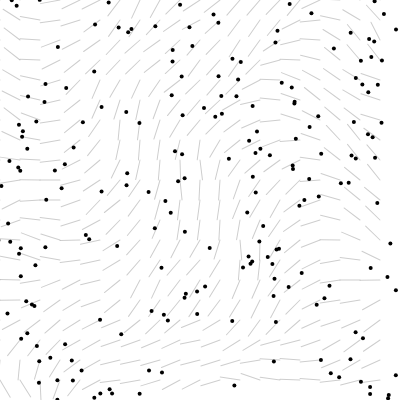
Frame 1 (no input)
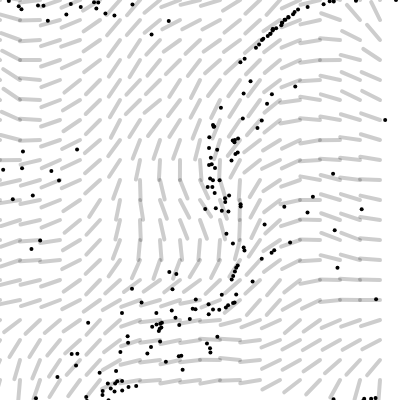
Frame 60 (no input)
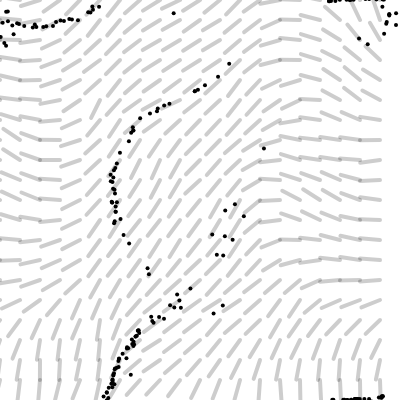
Frame 120 (the mouse pressed at the canvas centre since frame 60)

The p5.js sketch that drew these frames (run headless with seeded random() and noise() and a simulated clock; from frame 60 on, the mouse is pressed at the canvas centre):

// p5.js sketch
// ── sketch.js
"use strict";
//noise(xoff, yoff)
//每个小方块是一个vector，有方向
var inc = 0.1;
var scl = 20; //scale
var cols, rows;

var zoff = 0; //the time
var fr;

var particles = [];

var flowfield = [];

function setup() {
  createCanvas(400, 400);
  cols = floor(width / scl);
  rows = floor(height / scl); //floor得最近整数
  fr = createP(''); //createParagraoh

  flowfield = new Array(cols * rows);
  
  for (var i = 0 ; i < 200; i++) {
    particles[i] = new Particle();
  }
  
}

function draw() {
  background(255);
  // randomSeed(10);
  var yoff = 0;
  for (var y = 0; y < rows; y++) {
    var xoff = 0;
    for (var x = 0; x < cols; x++) {
      var index = (x + y * cols) ;
      var angle = noise(xoff, yoff, zoff) * TWO_PI;
      var v = p5.Vector.fromAngle(angle); //PI/2);
      v.setMag(5);//不要太快
      flowfield[index] = v;
      
      push();
      stroke(0,50);
      translate(x * scl, y * scl);
      rotate(v.heading());
      line(0, 0, scl, 0)
      pop();
      /*test grids
      //noStroke();
      fill(r);
      rect(x * scl, y * scl, scl, scl); // test: we should have a grid of rects
      */
      xoff += inc;
    }
    yoff += inc;

    zoff += 0.0003;
  }

  for (var i = 0; i < particles.length; i++) {
    particles[i].follow(flowfield);
    particles[i].update();
    particles[i].show();
    particles[i].edges();
  }
  fr.html(floor(frameRate()));
}
// ── particle.js
"use strict";

class Particle{
  
  constructor(){
    this.pos = createVector(random(width),random(height));
    this.vel = createVector(0,0);//p5.Vector.random2D();//createVector(0,0);
    this.acc = createVector(0,0);
    this.maxVel = 4;
  }
  
  update(){
    this.vel.add(this.acc);
    this.vel.limit(this.maxVel);
    this.pos.add(this.vel);
    this.acc.mult(0);
  }
  
  follow(vectors){ //vectors is an array of vectors
    var x = floor(this.pos.x / scl);
    var y = floor(this.pos.y / scl);
    var index = x + y * cols;
    var force = vectors[index];
    this.applyForce(force);
  }
  
  applyForce(force){
    this.acc.add(force);
  }
  
  show(){
    stroke(0);
    strokeWeight(4);
    point(this.pos.x,this.pos.y);
  }
  
  edges(){
    if(this.pos.x > width) this.pos.x = 0;
    if(this.pos.x < 0) this.pos.x = width;
    if(this.pos.y > height) this.pos.y = 0;
    if(this.pos.y < 0) this.pos.y = height;
    this.pos.x = constrain(this.pos.x,0,width);
    this.pos.y = constrain(this.pos.y, 0, height);
  }
}
